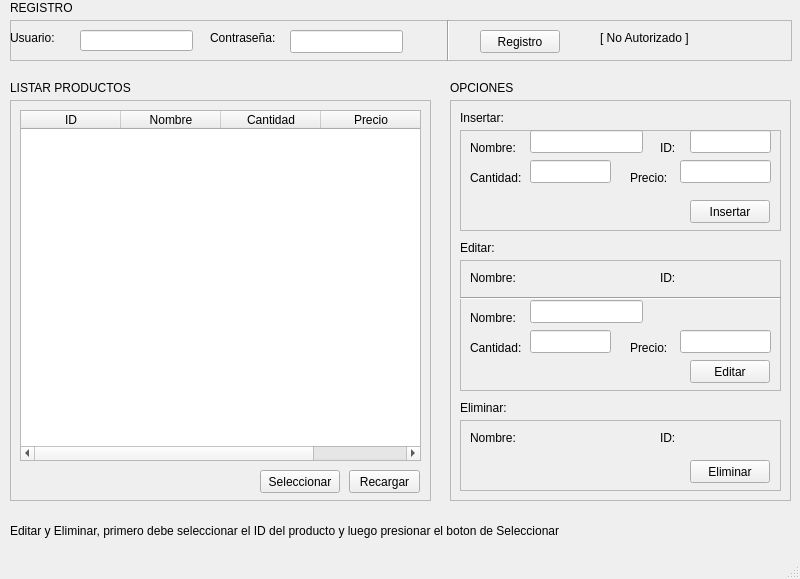
<?xml version="1.0" encoding="UTF-8"?>
<ui version="4.0">
 <class>MainWindow</class>
 <widget class="QMainWindow" name="MainWindow">
  <property name="geometry">
   <rect>
    <x>0</x>
    <y>0</y>
    <width>800</width>
    <height>579</height>
   </rect>
  </property>
  <property name="windowTitle">
   <string>Gestor de Productos</string>
  </property>
  <widget class="QWidget" name="centralwidget">
   <widget class="QFrame" name="frame_Registro">
    <property name="geometry">
     <rect>
      <x>10</x>
      <y>20</y>
      <width>782</width>
      <height>41</height>
     </rect>
    </property>
    <property name="frameShape">
     <enum>QFrame::StyledPanel</enum>
    </property>
    <property name="frameShadow">
     <enum>QFrame::Raised</enum>
    </property>
    <widget class="QLabel" name="label">
     <property name="geometry">
      <rect>
       <x>0</x>
       <y>10</y>
       <width>71</width>
       <height>16</height>
      </rect>
     </property>
     <property name="text">
      <string>Usuario:</string>
     </property>
    </widget>
    <widget class="QLineEdit" name="entrada_usuario">
     <property name="geometry">
      <rect>
       <x>70</x>
       <y>10</y>
       <width>113</width>
       <height>21</height>
      </rect>
     </property>
    </widget>
    <widget class="QPushButton" name="boton_registro">
     <property name="geometry">
      <rect>
       <x>470</x>
       <y>10</y>
       <width>80</width>
       <height>23</height>
      </rect>
     </property>
     <property name="text">
      <string>Registro</string>
     </property>
    </widget>
    <widget class="QLabel" name="label_2">
     <property name="geometry">
      <rect>
       <x>200</x>
       <y>10</y>
       <width>81</width>
       <height>16</height>
      </rect>
     </property>
     <property name="text">
      <string>Contraseña:</string>
     </property>
    </widget>
    <widget class="QLineEdit" name="entrada_contrasena">
     <property name="geometry">
      <rect>
       <x>280</x>
       <y>10</y>
       <width>113</width>
       <height>23</height>
      </rect>
     </property>
     <property name="echoMode">
      <enum>QLineEdit::Password</enum>
     </property>
     <property name="readOnly">
      <bool>false</bool>
     </property>
    </widget>
    <widget class="QLabel" name="comprobador">
     <property name="geometry">
      <rect>
       <x>590</x>
       <y>10</y>
       <width>111</width>
       <height>16</height>
      </rect>
     </property>
     <property name="text">
      <string>[ No Autorizado ]</string>
     </property>
    </widget>
    <widget class="Line" name="line_2">
     <property name="geometry">
      <rect>
       <x>430</x>
       <y>0</y>
       <width>16</width>
       <height>41</height>
      </rect>
     </property>
     <property name="orientation">
      <enum>Qt::Vertical</enum>
     </property>
    </widget>
   </widget>
   <widget class="QLabel" name="label_4">
    <property name="geometry">
     <rect>
      <x>10</x>
      <y>0</y>
      <width>81</width>
      <height>16</height>
     </rect>
    </property>
    <property name="text">
     <string>REGISTRO</string>
    </property>
   </widget>
   <widget class="QFrame" name="frame_Listar">
    <property name="geometry">
     <rect>
      <x>10</x>
      <y>100</y>
      <width>421</width>
      <height>401</height>
     </rect>
    </property>
    <property name="frameShape">
     <enum>QFrame::StyledPanel</enum>
    </property>
    <property name="frameShadow">
     <enum>QFrame::Raised</enum>
    </property>
    <widget class="QTableWidget" name="tabla_productos">
     <property name="geometry">
      <rect>
       <x>10</x>
       <y>10</y>
       <width>401</width>
       <height>351</height>
      </rect>
     </property>
     <property name="editTriggers">
      <set>QAbstractItemView::NoEditTriggers</set>
     </property>
     <column>
      <property name="text">
       <string>ID</string>
      </property>
     </column>
     <column>
      <property name="text">
       <string notr="true">Nombre</string>
      </property>
     </column>
     <column>
      <property name="text">
       <string>Cantidad</string>
      </property>
     </column>
     <column>
      <property name="text">
       <string>Precio</string>
      </property>
     </column>
    </widget>
    <widget class="QLabel" name="mensaje_productos">
     <property name="geometry">
      <rect>
       <x>10</x>
       <y>370</y>
       <width>231</width>
       <height>16</height>
      </rect>
     </property>
     <property name="text">
      <string/>
     </property>
    </widget>
    <widget class="QPushButton" name="boton_productos">
     <property name="geometry">
      <rect>
       <x>339</x>
       <y>370</y>
       <width>71</width>
       <height>23</height>
      </rect>
     </property>
     <property name="text">
      <string>Recargar</string>
     </property>
    </widget>
    <widget class="QPushButton" name="seleccionar_productos">
     <property name="geometry">
      <rect>
       <x>250</x>
       <y>370</y>
       <width>80</width>
       <height>23</height>
      </rect>
     </property>
     <property name="text">
      <string>Seleccionar</string>
     </property>
    </widget>
   </widget>
   <widget class="QLabel" name="label_3">
    <property name="geometry">
     <rect>
      <x>10</x>
      <y>80</y>
      <width>131</width>
      <height>16</height>
     </rect>
    </property>
    <property name="text">
     <string>LISTAR PRODUCTOS</string>
    </property>
   </widget>
   <widget class="QFrame" name="frame_Opciones">
    <property name="enabled">
     <bool>true</bool>
    </property>
    <property name="geometry">
     <rect>
      <x>450</x>
      <y>100</y>
      <width>341</width>
      <height>401</height>
     </rect>
    </property>
    <property name="frameShape">
     <enum>QFrame::StyledPanel</enum>
    </property>
    <property name="frameShadow">
     <enum>QFrame::Raised</enum>
    </property>
    <widget class="QLabel" name="label_6">
     <property name="geometry">
      <rect>
       <x>10</x>
       <y>10</y>
       <width>57</width>
       <height>15</height>
      </rect>
     </property>
     <property name="text">
      <string>Insertar:</string>
     </property>
    </widget>
    <widget class="QFrame" name="frame_2">
     <property name="geometry">
      <rect>
       <x>10</x>
       <y>30</y>
       <width>321</width>
       <height>101</height>
      </rect>
     </property>
     <property name="frameShape">
      <enum>QFrame::StyledPanel</enum>
     </property>
     <property name="frameShadow">
      <enum>QFrame::Raised</enum>
     </property>
     <widget class="QLabel" name="label_9">
      <property name="geometry">
       <rect>
        <x>10</x>
        <y>10</y>
        <width>57</width>
        <height>15</height>
       </rect>
      </property>
      <property name="text">
       <string>Nombre:</string>
      </property>
     </widget>
     <widget class="QLineEdit" name="nombre_insertar">
      <property name="geometry">
       <rect>
        <x>70</x>
        <y>0</y>
        <width>113</width>
        <height>23</height>
       </rect>
      </property>
     </widget>
     <widget class="QLabel" name="label_10">
      <property name="geometry">
       <rect>
        <x>200</x>
        <y>10</y>
        <width>57</width>
        <height>15</height>
       </rect>
      </property>
      <property name="text">
       <string>ID:</string>
      </property>
     </widget>
     <widget class="QLineEdit" name="id_insertar">
      <property name="geometry">
       <rect>
        <x>230</x>
        <y>0</y>
        <width>81</width>
        <height>23</height>
       </rect>
      </property>
     </widget>
     <widget class="QLabel" name="label_11">
      <property name="geometry">
       <rect>
        <x>10</x>
        <y>40</y>
        <width>57</width>
        <height>15</height>
       </rect>
      </property>
      <property name="text">
       <string>Cantidad:</string>
      </property>
     </widget>
     <widget class="QLineEdit" name="cantidad_insertar">
      <property name="geometry">
       <rect>
        <x>70</x>
        <y>30</y>
        <width>81</width>
        <height>23</height>
       </rect>
      </property>
     </widget>
     <widget class="QLabel" name="label_12">
      <property name="geometry">
       <rect>
        <x>170</x>
        <y>40</y>
        <width>57</width>
        <height>15</height>
       </rect>
      </property>
      <property name="text">
       <string>Precio:</string>
      </property>
     </widget>
     <widget class="QLineEdit" name="precio_insertar">
      <property name="geometry">
       <rect>
        <x>220</x>
        <y>30</y>
        <width>91</width>
        <height>23</height>
       </rect>
      </property>
     </widget>
     <widget class="QPushButton" name="boton_insertar">
      <property name="geometry">
       <rect>
        <x>230</x>
        <y>70</y>
        <width>80</width>
        <height>23</height>
       </rect>
      </property>
      <property name="text">
       <string>Insertar</string>
      </property>
     </widget>
     <widget class="QLabel" name="mensaje_insertar">
      <property name="geometry">
       <rect>
        <x>16</x>
        <y>80</y>
        <width>201</width>
        <height>20</height>
       </rect>
      </property>
      <property name="text">
       <string/>
      </property>
     </widget>
    </widget>
    <widget class="QLabel" name="label_7">
     <property name="geometry">
      <rect>
       <x>10</x>
       <y>140</y>
       <width>57</width>
       <height>15</height>
      </rect>
     </property>
     <property name="text">
      <string>Editar:</string>
     </property>
    </widget>
    <widget class="QLabel" name="label_8">
     <property name="geometry">
      <rect>
       <x>10</x>
       <y>300</y>
       <width>57</width>
       <height>15</height>
      </rect>
     </property>
     <property name="text">
      <string>Eliminar:</string>
     </property>
    </widget>
    <widget class="QFrame" name="frame_3">
     <property name="geometry">
      <rect>
       <x>10</x>
       <y>160</y>
       <width>321</width>
       <height>131</height>
      </rect>
     </property>
     <property name="frameShape">
      <enum>QFrame::StyledPanel</enum>
     </property>
     <property name="frameShadow">
      <enum>QFrame::Raised</enum>
     </property>
     <widget class="QLabel" name="label_13">
      <property name="geometry">
       <rect>
        <x>10</x>
        <y>10</y>
        <width>57</width>
        <height>15</height>
       </rect>
      </property>
      <property name="text">
       <string>Nombre:</string>
      </property>
     </widget>
     <widget class="QLabel" name="label_14">
      <property name="geometry">
       <rect>
        <x>200</x>
        <y>10</y>
        <width>57</width>
        <height>15</height>
       </rect>
      </property>
      <property name="text">
       <string>ID:</string>
      </property>
     </widget>
     <widget class="QLabel" name="label_15">
      <property name="geometry">
       <rect>
        <x>10</x>
        <y>80</y>
        <width>57</width>
        <height>15</height>
       </rect>
      </property>
      <property name="text">
       <string>Cantidad:</string>
      </property>
     </widget>
     <widget class="QLineEdit" name="cantidad_editar">
      <property name="geometry">
       <rect>
        <x>70</x>
        <y>70</y>
        <width>81</width>
        <height>23</height>
       </rect>
      </property>
     </widget>
     <widget class="QLabel" name="label_16">
      <property name="geometry">
       <rect>
        <x>170</x>
        <y>80</y>
        <width>57</width>
        <height>15</height>
       </rect>
      </property>
      <property name="text">
       <string>Precio:</string>
      </property>
     </widget>
     <widget class="QLineEdit" name="precio_editar">
      <property name="geometry">
       <rect>
        <x>220</x>
        <y>70</y>
        <width>91</width>
        <height>23</height>
       </rect>
      </property>
     </widget>
     <widget class="QPushButton" name="boton_editar">
      <property name="geometry">
       <rect>
        <x>230</x>
        <y>100</y>
        <width>80</width>
        <height>23</height>
       </rect>
      </property>
      <property name="text">
       <string>Editar</string>
      </property>
     </widget>
     <widget class="QLabel" name="mensaje_editar">
      <property name="geometry">
       <rect>
        <x>20</x>
        <y>100</y>
        <width>201</width>
        <height>20</height>
       </rect>
      </property>
      <property name="text">
       <string/>
      </property>
     </widget>
     <widget class="Line" name="line">
      <property name="geometry">
       <rect>
        <x>0</x>
        <y>30</y>
        <width>321</width>
        <height>16</height>
       </rect>
      </property>
      <property name="orientation">
       <enum>Qt::Horizontal</enum>
      </property>
     </widget>
     <widget class="QLabel" name="label_17">
      <property name="geometry">
       <rect>
        <x>10</x>
        <y>50</y>
        <width>57</width>
        <height>15</height>
       </rect>
      </property>
      <property name="text">
       <string>Nombre:</string>
      </property>
     </widget>
     <widget class="QLineEdit" name="nombreEntrada_editar">
      <property name="geometry">
       <rect>
        <x>70</x>
        <y>40</y>
        <width>113</width>
        <height>23</height>
       </rect>
      </property>
     </widget>
     <widget class="QLabel" name="nombre_editar">
      <property name="geometry">
       <rect>
        <x>70</x>
        <y>10</y>
        <width>121</width>
        <height>16</height>
       </rect>
      </property>
      <property name="text">
       <string/>
      </property>
     </widget>
     <widget class="QLabel" name="id_editar">
      <property name="geometry">
       <rect>
        <x>230</x>
        <y>10</y>
        <width>71</width>
        <height>16</height>
       </rect>
      </property>
      <property name="text">
       <string/>
      </property>
     </widget>
    </widget>
    <widget class="QFrame" name="frame_4">
     <property name="geometry">
      <rect>
       <x>10</x>
       <y>320</y>
       <width>321</width>
       <height>71</height>
      </rect>
     </property>
     <property name="frameShape">
      <enum>QFrame::StyledPanel</enum>
     </property>
     <property name="frameShadow">
      <enum>QFrame::Raised</enum>
     </property>
     <widget class="QLabel" name="label_21">
      <property name="geometry">
       <rect>
        <x>10</x>
        <y>10</y>
        <width>57</width>
        <height>15</height>
       </rect>
      </property>
      <property name="text">
       <string>Nombre:</string>
      </property>
     </widget>
     <widget class="QLabel" name="label_22">
      <property name="geometry">
       <rect>
        <x>200</x>
        <y>10</y>
        <width>57</width>
        <height>15</height>
       </rect>
      </property>
      <property name="text">
       <string>ID:</string>
      </property>
     </widget>
     <widget class="QPushButton" name="boton_eliminar">
      <property name="geometry">
       <rect>
        <x>230</x>
        <y>40</y>
        <width>80</width>
        <height>23</height>
       </rect>
      </property>
      <property name="text">
       <string>Eliminar</string>
      </property>
     </widget>
     <widget class="QLabel" name="mensaje_eliminar">
      <property name="geometry">
       <rect>
        <x>20</x>
        <y>40</y>
        <width>201</width>
        <height>20</height>
       </rect>
      </property>
      <property name="text">
       <string/>
      </property>
     </widget>
     <widget class="QLabel" name="nombre_eliminar">
      <property name="geometry">
       <rect>
        <x>70</x>
        <y>10</y>
        <width>121</width>
        <height>16</height>
       </rect>
      </property>
      <property name="text">
       <string/>
      </property>
     </widget>
     <widget class="QLabel" name="id_eliminar">
      <property name="geometry">
       <rect>
        <x>230</x>
        <y>10</y>
        <width>81</width>
        <height>16</height>
       </rect>
      </property>
      <property name="text">
       <string/>
      </property>
     </widget>
    </widget>
   </widget>
   <widget class="QLabel" name="label_5">
    <property name="geometry">
     <rect>
      <x>450</x>
      <y>80</y>
      <width>71</width>
      <height>16</height>
     </rect>
    </property>
    <property name="text">
     <string>OPCIONES</string>
    </property>
   </widget>
   <widget class="QLabel" name="label_18">
    <property name="geometry">
     <rect>
      <x>10</x>
      <y>510</y>
      <width>771</width>
      <height>41</height>
     </rect>
    </property>
    <property name="text">
     <string>Editar y Eliminar, primero debe seleccionar el ID del producto y luego presionar el boton de Seleccionar</string>
    </property>
   </widget>
  </widget>
  <widget class="QStatusBar" name="statusbar"/>
 </widget>
 <resources/>
 <connections/>
</ui>
